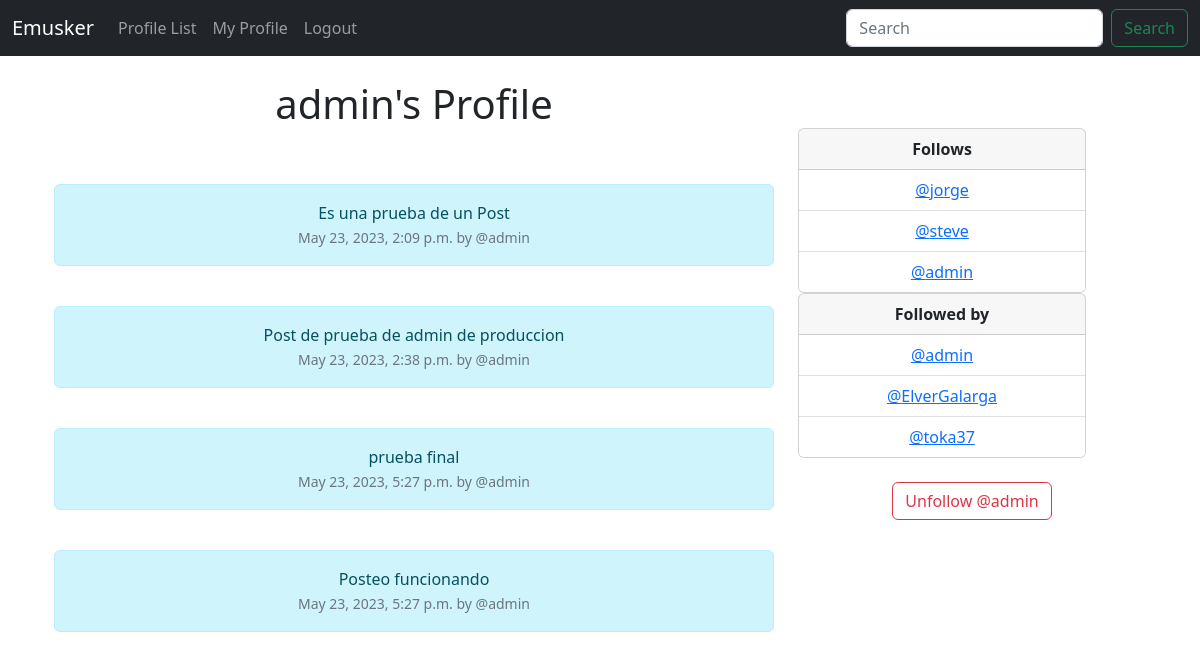
The page /profile/1 (signed in) on the database its author committed.
### musker/models.py (models this page shows, shortened)
class Profile(models.Model):
	user = models.OneToOneField(User, on_delete=models.CASCADE)
	follows = models.ManyToManyField("self",related_name="followed_by",symmetrical=False,blank=True)
	date_modified = models.DateTimeField(User, auto_now=True)
	profile_image = models.ImageField(null=True,blank=True, upload_to="images/")
	def __str__(self):
		return self.user.username

class Post(models.Model):
	user = models.ForeignKey(User, related_name="posts", on_delete=models.DO_NOTHING)
	body = models.CharField(max_length=300)
	created_at=models.DateTimeField(auto_now_add=True)

### musker/views.py (the view, shortened to what this page needs)
# urls.py: path('profile/<int:pk>',views.profile,name='profile' ),
def profile(request,pk):
    if request.user.is_authenticated:
        profile = Profile.objects.get(user_id=pk)
        posts=Post.objects.filter(user_id=pk)
        return render(request, 'profile.html',{"profile":profile,"posts":posts})
    else:
        messages.success(request,("You must be logged."))
        return redirect('home')

### musker/templates/profile.html (shortened to what this page needs)
{% extends 'base.html' %}
{% block content %}
{%if profile%}
<div class="container text-center">
    <div class="row">
        <div class="col-8">
            <h1>{{profile.user.username}}'s Profile</h1>
            {%if posts %}
              {%for post in posts %}
              <div class="alert alert-info" role="alert">
                {{post.body}}
                <small class="text-muted">
                   {{post.created_at}} by @{{post.user.username}}
                </small>
                 </div>
              {%endfor%}
           {%endif%}
        </div>
        <div class="col-4">
            <div class="card" style="width: 18rem;">
                <div class="card-header">
                <strong> Follows</strong>
                </div>
                <ul class="list-group list-group-flush">
                  {%for following in profile.follows.all%}
                  <li class="list-group-item"><a href="{%url 'profile' following.user.id%}">@{{following}}</a></li>
                  {%endfor%}
                </ul>
              </div>
              <div class="card" style="width: 18rem;">
                <div class="card-header">
                <strong>Followed by</strong>
                </div>
                <ul class="list-group list-group-flush">
                  {%for following in profile.followed_by.all%}
                  <li class="list-group-item"><a href="{%url 'profile' following.user.id%}">@{{following}}</a></li>
                  {%endfor%}
                </ul>
              </div>
            <form method="POST">
                {%if profile in user.profile.follows.all%}
                <button class="btn btn-outline-danger" name="follow" value="unfollow" type="submit">Unfollow @{{profile.user.username}}</button>
                {%else%}
                <button class="btn btn-outline-success" name="follow" value="follow" type="submit">Follow @{{profile.user.username}}</button>
                {%endif%}
            </form>
        </div>
    </div>
</div>
{%endif%}
{%endblock%}

### rows shown on the page
Profile: user.username "admin"
Post: body "Es una prueba de un Post", created_at "May 23, 2023, 2:09 p.m.", user.username "admin"
Post: body "Post de prueba de admin de produccion", created_at "May 23, 2023, 2:38 p.m.", user.username "admin"
Post: body "prueba final", created_at "May 23, 2023, 5:27 p.m.", user.username "admin"
Post: body "Posteo funcionando", created_at "May 23, 2023, 5:27 p.m.", user.username "admin"
Profile: user.username "jorge"
Profile: user.username "steve"
Profile: user.username "ElverGalarga"
Profile: user.username "toka37"
